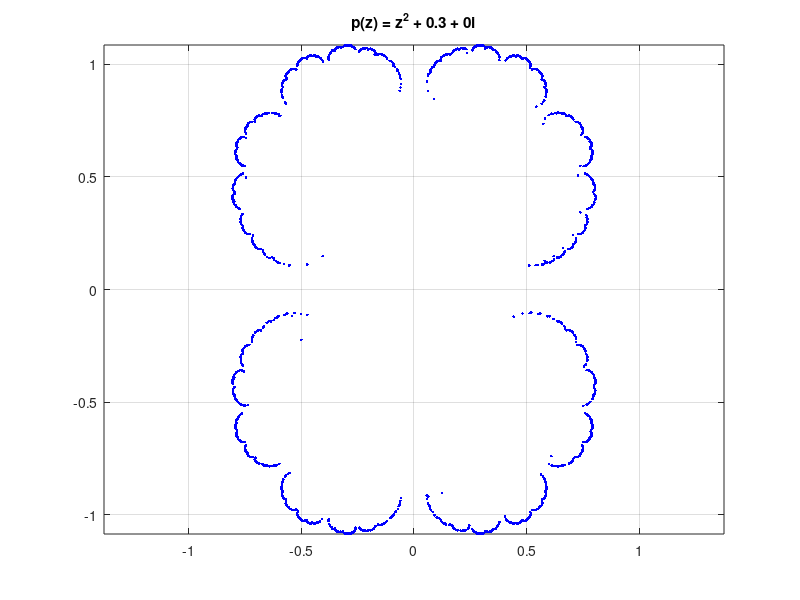

The MATLAB script that drew this image:
% function julia2(c, N, colour)
%
% Draw the Julia set of p_c(z) = z^2 + c.
%
% c : Any complex number.  The default value is 0.3.
% N : The number of iterations.  The default value is 4000.
% colour : One of the colours accepted by Matlab.
%          The default colour is blue.
%

function julia2(c, N, colour)
    if ( nargin < 3 )
        colour = 'blue';
        if ( nargin < 2 )
            N = 4000;
            if ( nargin < 1 )
                c = 0.3;
            end
        end
    end

    % Compute the repelling fixed point  (1 + sqrt(1 - 4c))/2 , where
    % sqrt(1 - 4c) is the square root of 1 - 4c with a non negative
    % real part.
    x = real(1-4*c);
    y = imag(1-4*c);
    q = sqrt(x^2+y^2);
    if ( x == 0 && y == 0 )
        u = 0;
        v = 0;
    elseif ( x > 0 )
        u = sqrt(2*(x+q))/2;
        v = y/(2*u);
    else
        v = sqrt(2*(-x+q))/2;
        u = y/(2*v);
    end;
    w = (1 + (u+i*v))/2;
    fprintf('%f + %f i is a repelling fixed point if c ~= 1/4.\n',real(w),imag(w));
    fprintf('We use %f + %f i as starting point.\n',real(w),imag(w));

    % Compute the bachward iterations and draw the Julia set.
    x = real(w-c);
    y = imag(w-c);
    f = figure;
    for n = 1:N
        q = sqrt(x^2+y^2);
        if ( x == 0 && y == 0 )
            u = 0;
            v = 0;
        elseif ( x > 0 )
            u = sqrt(2*(x+q))/2;
            v = y/(2*u);
        else
            v = sqrt(2*(-x+q))/2;
            u = y/(2*v);
        end;
        % We randomly select one of the two preimages.
        if ( rand(1) < 0.5 )
            x = u;
            y = v;
        else
            x = -u;
            y = -v;
        end

        % We draw the point.
        plot(x,y,'.','LineWidth',0.1,'Color',colour);
        
        % Go on with the next iteration (if there is one).
        x = x - real(c);
        y = y - imag(c);        
        hold on
    end
    axis equal;
    grid on
    title(['p(z) = z^2 + ',num2str(real(c)),' + ',num2str(imag(c)),'i']);
    hold off
    display('The drawing is completed.');
end
